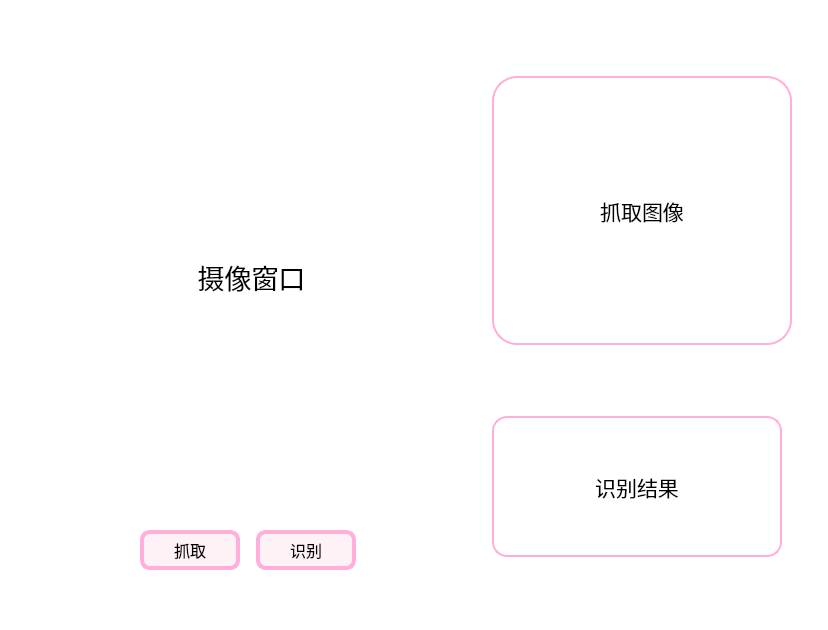
<?xml version="1.0" encoding="UTF-8"?>
<ui version="4.0">
 <class>garbage</class>
 <widget class="QDialog" name="garbage">
  <property name="geometry">
   <rect>
    <x>0</x>
    <y>0</y>
    <width>828</width>
    <height>630</height>
   </rect>
  </property>
  <property name="sizePolicy">
   <sizepolicy hsizetype="Fixed" vsizetype="Fixed">
    <horstretch>0</horstretch>
    <verstretch>0</verstretch>
   </sizepolicy>
  </property>
  <property name="minimumSize">
   <size>
    <width>828</width>
    <height>630</height>
   </size>
  </property>
  <property name="maximumSize">
   <size>
    <width>828</width>
    <height>630</height>
   </size>
  </property>
  <property name="windowTitle">
   <string>垃圾识别</string>
  </property>
  <property name="styleSheet">
   <string notr="true">
background-color : rgb(255, 255, 255)</string>
  </property>
  <layout class="QGridLayout" name="gridLayout">
   <item row="0" column="0">
    <widget class="QWidget" name="widget" native="true">
     <widget class="QWidget" name="widget_3" native="true">
      <property name="geometry">
       <rect>
        <x>-10</x>
        <y>20</y>
        <width>491</width>
        <height>581</height>
       </rect>
      </property>
      <property name="sizePolicy">
       <sizepolicy hsizetype="Preferred" vsizetype="Preferred">
        <horstretch>140</horstretch>
        <verstretch>156</verstretch>
       </sizepolicy>
      </property>
      <widget class="QWidget" name="widget_4" native="true">
       <property name="geometry">
        <rect>
         <x>11</x>
         <y>11</y>
         <width>22</width>
         <height>22</height>
        </rect>
       </property>
       <property name="sizePolicy">
        <sizepolicy hsizetype="Preferred" vsizetype="Preferred">
         <horstretch>100</horstretch>
         <verstretch>100</verstretch>
        </sizepolicy>
       </property>
       <layout class="QVBoxLayout" name="verticalLayout_2"/>
      </widget>
      <widget class="QLabel" name="VideoWidget">
       <property name="geometry">
        <rect>
         <x>100</x>
         <y>120</y>
         <width>301</width>
         <height>251</height>
        </rect>
       </property>
       <property name="minimumSize">
        <size>
         <width>0</width>
         <height>0</height>
        </size>
       </property>
       <property name="maximumSize">
        <size>
         <width>470</width>
         <height>409</height>
        </size>
       </property>
       <property name="font">
        <font>
         <family>华康娃娃体W5(P)</family>
         <pointsize>20</pointsize>
        </font>
       </property>
       <property name="styleSheet">
        <string notr="true"/>
       </property>
       <property name="frameShape">
        <enum>QFrame::NoFrame</enum>
       </property>
       <property name="text">
        <string>摄像窗口</string>
       </property>
       <property name="alignment">
        <set>Qt::AlignCenter</set>
       </property>
      </widget>
      <widget class="QWidget" name="widget_2" native="true">
       <property name="geometry">
        <rect>
         <x>11</x>
         <y>459</y>
         <width>471</width>
         <height>121</height>
        </rect>
       </property>
       <property name="sizePolicy">
        <sizepolicy hsizetype="Preferred" vsizetype="Fixed">
         <horstretch>0</horstretch>
         <verstretch>0</verstretch>
        </sizepolicy>
       </property>
       <property name="minimumSize">
        <size>
         <width>0</width>
         <height>121</height>
        </size>
       </property>
       <property name="maximumSize">
        <size>
         <width>16777215</width>
         <height>121</height>
        </size>
       </property>
       <property name="styleSheet">
        <string notr="true"/>
       </property>
       <layout class="QHBoxLayout" name="horizontalLayout">
        <item>
         <spacer name="horizontalSpacer_2">
          <property name="orientation">
           <enum>Qt::Horizontal</enum>
          </property>
          <property name="sizeHint" stdset="0">
           <size>
            <width>40</width>
            <height>20</height>
           </size>
          </property>
         </spacer>
        </item>
        <item>
         <widget class="QPushButton" name="CatchButton">
          <property name="sizePolicy">
           <sizepolicy hsizetype="Fixed" vsizetype="Fixed">
            <horstretch>0</horstretch>
            <verstretch>0</verstretch>
           </sizepolicy>
          </property>
          <property name="minimumSize">
           <size>
            <width>100</width>
            <height>40</height>
           </size>
          </property>
          <property name="maximumSize">
           <size>
            <width>100</width>
            <height>40</height>
           </size>
          </property>
          <property name="font">
           <font>
            <family>华康娃娃体W5(P)</family>
            <pointsize>12</pointsize>
           </font>
          </property>
          <property name="styleSheet">
           <string notr="true">background-color: rgb(255, 242, 247);
border:4px solid rgb(255, 175, 218);
border-radius:10px</string>
          </property>
          <property name="text">
           <string>抓取</string>
          </property>
          <property name="iconSize">
           <size>
            <width>20</width>
            <height>20</height>
           </size>
          </property>
         </widget>
        </item>
        <item>
         <spacer name="horizontalSpacer">
          <property name="orientation">
           <enum>Qt::Horizontal</enum>
          </property>
          <property name="sizeType">
           <enum>QSizePolicy::Fixed</enum>
          </property>
          <property name="sizeHint" stdset="0">
           <size>
            <width>10</width>
            <height>20</height>
           </size>
          </property>
         </spacer>
        </item>
        <item>
         <widget class="QPushButton" name="RecogButton">
          <property name="sizePolicy">
           <sizepolicy hsizetype="Fixed" vsizetype="Fixed">
            <horstretch>0</horstretch>
            <verstretch>0</verstretch>
           </sizepolicy>
          </property>
          <property name="minimumSize">
           <size>
            <width>100</width>
            <height>40</height>
           </size>
          </property>
          <property name="maximumSize">
           <size>
            <width>100</width>
            <height>40</height>
           </size>
          </property>
          <property name="font">
           <font>
            <family>华康娃娃体W5(P)</family>
            <pointsize>12</pointsize>
           </font>
          </property>
          <property name="styleSheet">
           <string notr="true">background-color:rgb(255, 242, 247);
border:4px solid rgb(255, 175, 218);
border-radius:10px
</string>
          </property>
          <property name="text">
           <string>识别</string>
          </property>
         </widget>
        </item>
        <item>
         <spacer name="horizontalSpacer_3">
          <property name="orientation">
           <enum>Qt::Horizontal</enum>
          </property>
          <property name="sizeHint" stdset="0">
           <size>
            <width>40</width>
            <height>20</height>
           </size>
          </property>
         </spacer>
        </item>
       </layout>
      </widget>
      <widget class="QLabel" name="label">
       <property name="geometry">
        <rect>
         <x>-10</x>
         <y>-60</y>
         <width>521</width>
         <height>571</height>
        </rect>
       </property>
       <property name="styleSheet">
        <string notr="true">border-image: url(:/1/bilibili.jpg);</string>
       </property>
       <property name="text">
        <string/>
       </property>
      </widget>
      <zorder>label</zorder>
      <zorder>widget_4</zorder>
      <zorder>VideoWidget</zorder>
      <zorder>widget_2</zorder>
     </widget>
     <widget class="QWidget" name="widget_5" native="true">
      <property name="geometry">
       <rect>
        <x>481</x>
        <y>0</y>
        <width>331</width>
        <height>611</height>
       </rect>
      </property>
      <layout class="QVBoxLayout" name="verticalLayout_3">
       <item>
        <widget class="QLabel" name="PictureWidget">
         <property name="minimumSize">
          <size>
           <width>300</width>
           <height>269</height>
          </size>
         </property>
         <property name="maximumSize">
          <size>
           <width>300</width>
           <height>269</height>
          </size>
         </property>
         <property name="font">
          <font>
           <family>华康娃娃体W5(P)</family>
           <pointsize>16</pointsize>
          </font>
         </property>
         <property name="styleSheet">
          <string notr="true">border:2px solid rgb(255, 175, 218);
border-radius:25px</string>
         </property>
         <property name="frameShape">
          <enum>QFrame::Box</enum>
         </property>
         <property name="text">
          <string>抓取图像</string>
         </property>
         <property name="alignment">
          <set>Qt::AlignCenter</set>
         </property>
        </widget>
       </item>
       <item>
        <widget class="QLabel" name="ResultWidget">
         <property name="sizePolicy">
          <sizepolicy hsizetype="Fixed" vsizetype="Fixed">
           <horstretch>0</horstretch>
           <verstretch>0</verstretch>
          </sizepolicy>
         </property>
         <property name="minimumSize">
          <size>
           <width>290</width>
           <height>141</height>
          </size>
         </property>
         <property name="maximumSize">
          <size>
           <width>290</width>
           <height>141</height>
          </size>
         </property>
         <property name="font">
          <font>
           <family>华康娃娃体W5(P)</family>
           <pointsize>16</pointsize>
          </font>
         </property>
         <property name="styleSheet">
          <string notr="true">border:2px solid rgb(255, 175, 218);
border-radius:15px</string>
         </property>
         <property name="frameShape">
          <enum>QFrame::WinPanel</enum>
         </property>
         <property name="text">
          <string>识别结果</string>
         </property>
         <property name="alignment">
          <set>Qt::AlignCenter</set>
         </property>
        </widget>
       </item>
      </layout>
     </widget>
    </widget>
   </item>
  </layout>
 </widget>
 <resources/>
 <connections/>
</ui>
